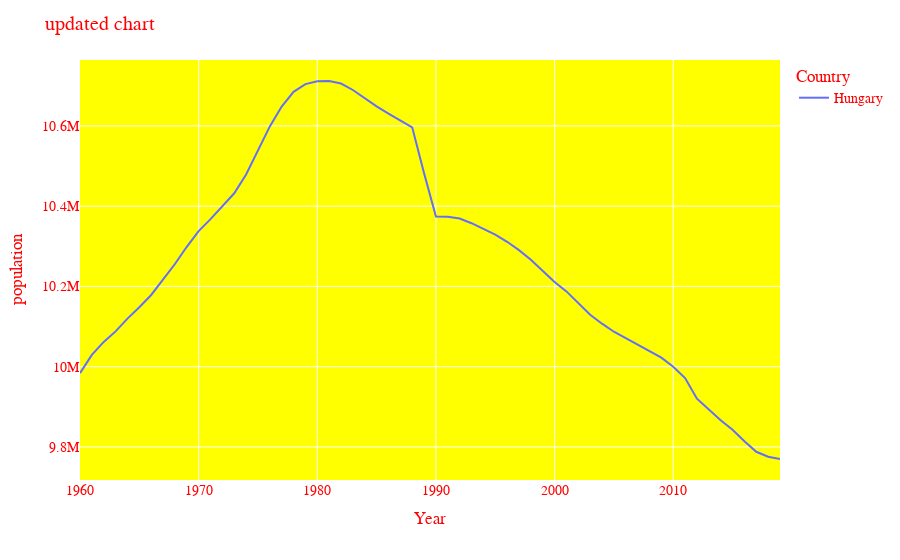

The notebook cell this image was saved under:
### Markdown cell above
## Plotly update layout

### https://plotly.com/python/reference/layout/

### Code cell
fig.update_layout(
    title="updated chart",
    xaxis_title="Year",
    yaxis_title="population",
    legend_title="Country",
    plot_bgcolor="yellow",
    font=dict(
        family="Arial",
        size=14,
        color="red"
    )
)

### Figure 1 — Plotly figure (JSON) as saved in the notebook; plotly's stock layout.template omitted (floating-point values rounded to 4 significant figures)
{"data": [{"hovertemplate": "variable=Hungary<br>Year=%{x}<br>value=%{y}<extra></extra>", "legendgroup": "Hungary", "line": {"color": "#636efa", "dash": "solid"}, "marker": {"symbol": "circle"}, "mode": "lines", "name": "Hungary", "orientation": "v", "showlegend": true, "type": "scatter", "x": [1960, 1961, 1962, 1963, 1964, 1965, 1966, 1967, 1968, 1969, 1970, 1971, 1972, 1973, 1974, 1975, 1976, 1977, 1978, 1979, 1980, 1981, 1982, 1983, 1984, 1985, 1986, 1987, 1988, 1989, 1990, 1991, 1992, 1993, 1994, 1995, 1996, 1997, 1998, 1999, 2000, 2001, 2002, 2003, 2004, 2005, 2006, 2007, 2008, 2009, 2010, 2011, 2012, 2013, 2014, 2015, 2016, 2017, 2018, 2019], "xaxis": "x", "y": [9983967, 10029321, 10061734, 10087947, 10119835, 10147935, 10178653, 10216604, 10255815, 10298723, 10337910, 10367537, 10398489, 10432055, 10478720, 10540525, 10598677, 10648031, 10684822, 10704152, 10711122, 10711848, 10705535, 10689463, 10668095, 10648713, 10630564, 10612741, 10596487, 10481719, 10373988, 10373400, 10369341, 10357523, 10343355, 10328965, 10311238, 10290486, 10266570, 10237530, 10210971, 10187576, 10158608, 10129552, 10107146, 10087065, 10071370, 10055780, 10038188, 10022650, 10000023, 9971727, 9920362, 9893082, 9866468, 9843028, 9814023, 9787966, 9775564, 9769949], "yaxis": "y"}], "layout": {"autosize": true, "dragmode": "zoom", "font": {"color": "red", "family": "Arial", "size": 14}, "legend": {"title": {"text": "Country"}, "tracegroupgap": 0}, "margin": {"t": 60}, "plot_bgcolor": "yellow", "title": {"text": "updated chart"}, "xaxis": {"anchor": "y", "autorange": true, "domain": [0, 1], "range": [1960, 2019], "title": {"text": "Year"}, "type": "linear"}, "yaxis": {"anchor": "x", "autorange": true, "domain": [0, 1], "range": [9718000.0, 10760000.0], "title": {"text": "population"}, "type": "linear"}}}
